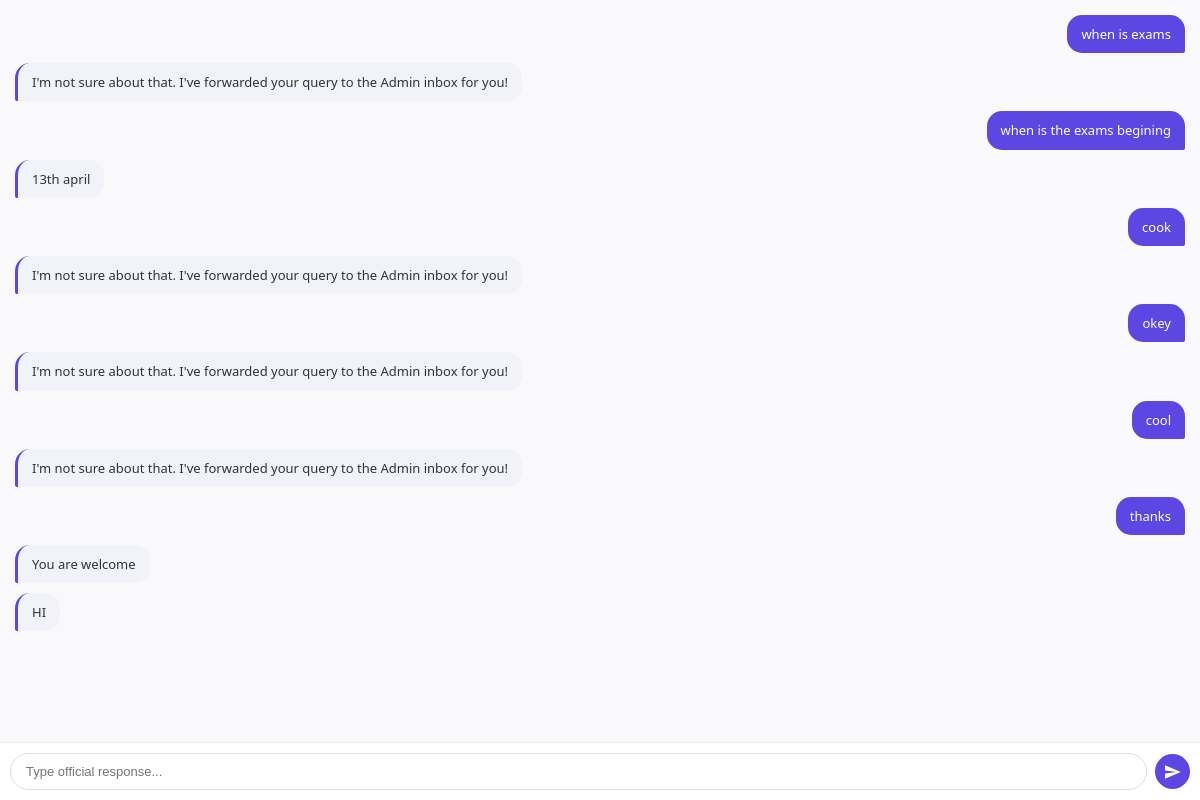
Screenshot of /Admin/view_conversation.php?conv_id=b6krnmh6tdfjionsp62h55sqjv with the database file from the repository.
### tables this page shows
CREATE TABLE `chat_messages` (
  `id` int(11) NOT NULL,
  `conversation_id` varchar(50) DEFAULT NULL,
  `sender_type` varchar(10) DEFAULT NULL,
  `message` text DEFAULT NULL,
  `created_at` timestamp NOT NULL DEFAULT current_timestamp(),
  `intent` varchar(100) DEFAULT NULL
);

### Admin/view_conversation.php (the view, shortened to what this page needs)
<?php
$conn = mysqli_connect("localhost", "root", "", "portal-asisstant-ai");
$current_file = $_SERVER['PHP_SELF'];
$conv_id = $_REQUEST['conv_id'] ?? '21';
$chat_result = mysqli_query($conn, "SELECT * FROM chat_messages WHERE conversation_id = '$conv_id' ORDER BY created_at ASC");
?>
<!DOCTYPE html>
<html>
<head>
</head>
<body>
<div class="escalation-box">
    <div class="viewing-area" id="chatScroll">
        <?php while($row = mysqli_fetch_assoc($chat_result)): ?>
            <div class="bubble <?php echo ($row['sender_type'] == 'student') ? 'student' : 'admin'; ?>">
                <?php echo htmlspecialchars($row['message']); ?>
            </div>
        <?php endwhile; ?>
    </div>
    <form class="input-area" method="POST" action="<?php echo $current_file; ?>?conv_id=<?php echo $conv_id; ?>">
        <input type="text" name="message" placeholder="Type official response..." required autocomplete="off">
        <button type="submit" name="submit" class="send-btn">
            <span class="material-icons" style="font-size: 18px;">send</span>
        </button>
    </form>
</div>
</body>
</html>

### Admin/view_conversation.php (style rules this page uses)
body, html { margin: 0; padding: 0; height: 100%; overflow: hidden; font-family: 'Segoe UI', sans-serif; }
.escalation-box { display: flex; flex-direction: column; height: 100vh; width: 100%; background: white; }
.viewing-area { flex: 1; padding: 15px; overflow-y: auto; display: flex; flex-direction: column; gap: 10px; background: #f9f9fb; }
.bubble { max-width: 85%; padding: 10px 14px; border-radius: 15px; font-size: 13px; line-height: 1.4; }
.student { align-self: flex-end; background: #5d46e2; color: white; border-bottom-right-radius: 2px; }
.admin { align-self: flex-start; background: #f1f3f9; color: #333; border-bottom-left-radius: 2px; border-left: 3px solid #5d46e2; }
.input-area { padding: 10px; border-top: 1px solid #eee; display: flex; align-items: center; gap: 8px; background: white; }
.input-area input { flex: 1; padding: 10px 15px; border: 1px solid #ddd; border-radius: 20px; outline: none; font-size: 13px; }
.send-btn { background: #5d46e2; color: white; border: none; width: 35px; height: 35px; border-radius: 50%; cursor: pointer; display: flex; align-items: center; justify-content: center; }

### rows the page displays
chat_messages: message "when is exams"
chat_messages: message "I'm not sure about that. I've forwarded your query to the Admin inbox for you!"
chat_messages: message "when is the exams begining"
chat_messages: message "13th april"
chat_messages: message "cook"
chat_messages: message "I'm not sure about that. I've forwarded your query to the Admin inbox for you!"
chat_messages: message "okey"
chat_messages: message "I'm not sure about that. I've forwarded your query to the Admin inbox for you!"
chat_messages: message "cool"
chat_messages: message "I'm not sure about that. I've forwarded your query to the Admin inbox for you!"
chat_messages: message "thanks"
chat_messages: message "You are welcome"
chat_messages: message "HI"
